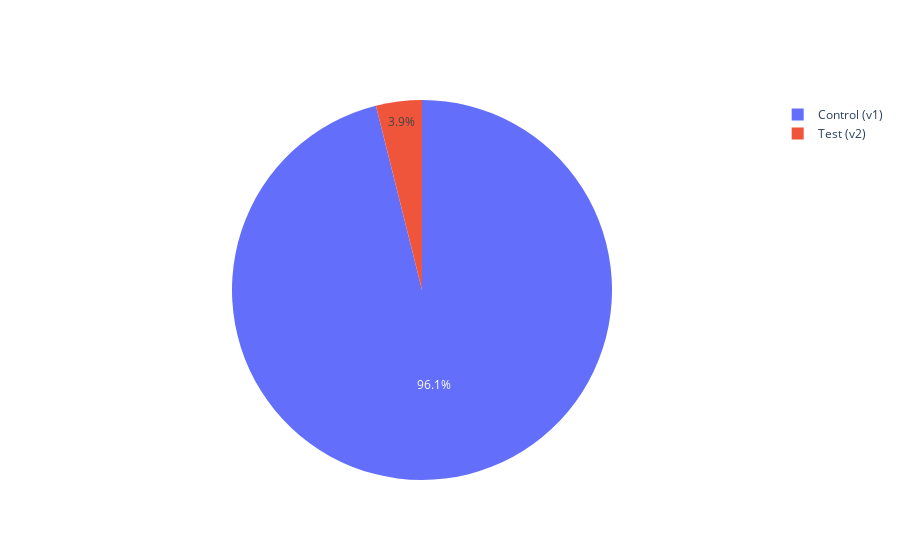

The notebook cell saved with this chart:
### Markdown cell above
## Overall AB Split

### Code cell
ab_split_summary = events.groupby("is_test").count()["sent_at"]
ab_split_summary_pretty = [[("Test (v2)" if z[0] else "Control (v1)"), z[1]] for z in ab_split_summary.iteritems()]


import plotly.graph_objects as go
fig = make_subplots(1, 1)

fig.add_trace(
    go.Pie(values=[z[1] for z in ab_split_summary_pretty], labels=[z[0] for z in ab_split_summary_pretty]),
)

                
fig.show()

### Figure 1 — Plotly figure (JSON) as saved in the notebook; plotly's stock layout.template omitted (floating-point values rounded to 4 significant figures)
{"data": [{"labels": ["Control (v1)", "Test (v2)"], "type": "pie", "values": [961, 39]}], "layout": {"autosize": true, "xaxis": {"anchor": "y", "domain": [0, 1]}, "yaxis": {"anchor": "x", "domain": [0, 1]}}}
